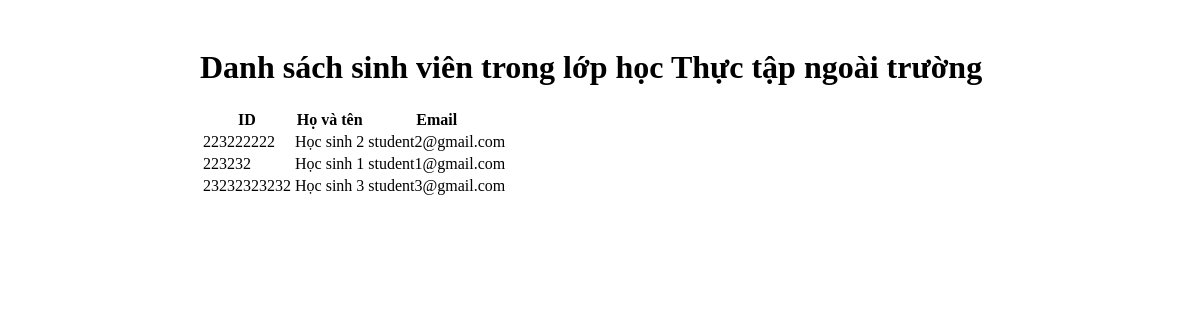
The app's page /course/teacher/12/list_of_student/ with its own data.
### Course/models.py (models this page shows, shortened)
class Course(models.Model):
    students = models.ManyToManyField(Student)
    teacher = models.ForeignKey(Teacher, on_delete=models.CASCADE, null=True)
    subject = models.ForeignKey(Subject, on_delete=models.CASCADE, null=True)
    semester = models.ForeignKey(Semester, on_delete=models.CASCADE, null=True)
    id_course = models.CharField(max_length=3, null=True)

### Databases/models.py (models this page shows, shortened)
class Subject(models.Model):
    name = models.CharField(max_length=50, null=True, default="")
    credit = models.IntegerField(default=0)

### Student/models.py (models this page shows, shortened)
class Student(models.Model):
    id = models.CharField(max_length=15, null=False, primary_key=True, default='')
    name = models.CharField(max_length=30, null=True, default='')
    date_of_birth = models.DateField(null=True, default='')
    department = models.ForeignKey(Department, on_delete=models.CASCADE, null=True)
    major = models.ForeignKey(Major, on_delete=models.CASCADE, null = True)
    username = models.OneToOneField(MyUser, on_delete=models.CASCADE,  null=True)

### Login/models.py (models this page shows)
class MyUser(AbstractUser):
    USER_TYPE_CHOICES = [
         ('Student', 'Student'),
         ('Teacher', 'Teacher'),
         ('Admin', 'Admin'),
     ]
    user_type = models.CharField(max_length = 20, choices = USER_TYPE_CHOICES, default = "Student")

### Course/views.py (the view)
# urls.py: path("teacher/<int:course_id>/list_of_student/", views.ListOfStudent.as_view(), name="ListOfStudent"),
class ListOfStudent(View):
    def get(self, request, course_id):
        course = Course.objects.get(pk=course_id)
        students = course.students.all()
        context = {
            "course": course,
            "students": students,
        }
        return render(request, "Course/CourseTeacher/list_of_student.html", context)

### templates/Course/CourseTeacher/list_of_student.html (shortened to what this page needs)
{% load static %}
<!DOCTYPE html>
<html lang="vi">
<head>
    <link rel="stylesheet" href="{% static 'css/course.css' %}">
</head>
<body>
    <div class="container">
        <h1>Danh sách sinh viên trong lớp học {{ course.subject.name }}</h1>
        <table class="student-table">
            <thead>
                <tr>
                    <th>ID</th>
                    <th>Họ và tên</th>
                    <th>Email</th>
                </tr>
            </thead>
            <tbody>
                {% for student in students %}
                <tr>
                    <td>{{ student.id }}</td>
                    <td>{{ student.name }}</td>
                    <td>{{ student.username.email }}</td>
                </tr>
                {% endfor %}
            </tbody>
        </table>
    </div>
</body>
</html>

### static/css/course.css (style rules this page uses)
.container { max-width: 800px; margin: 0 auto; padding: 20px; }

### records on screen
Course: subject.name "Thực tập ngoài trường"
Student: id "223222222", name "Học sinh 2", username.email "student2@gmail.com"
Student: id "223232", name "Học sinh 1", username.email "student1@gmail.com"
Student: id "23232323232", name "Học sinh 3", username.email "student3@gmail.com"
